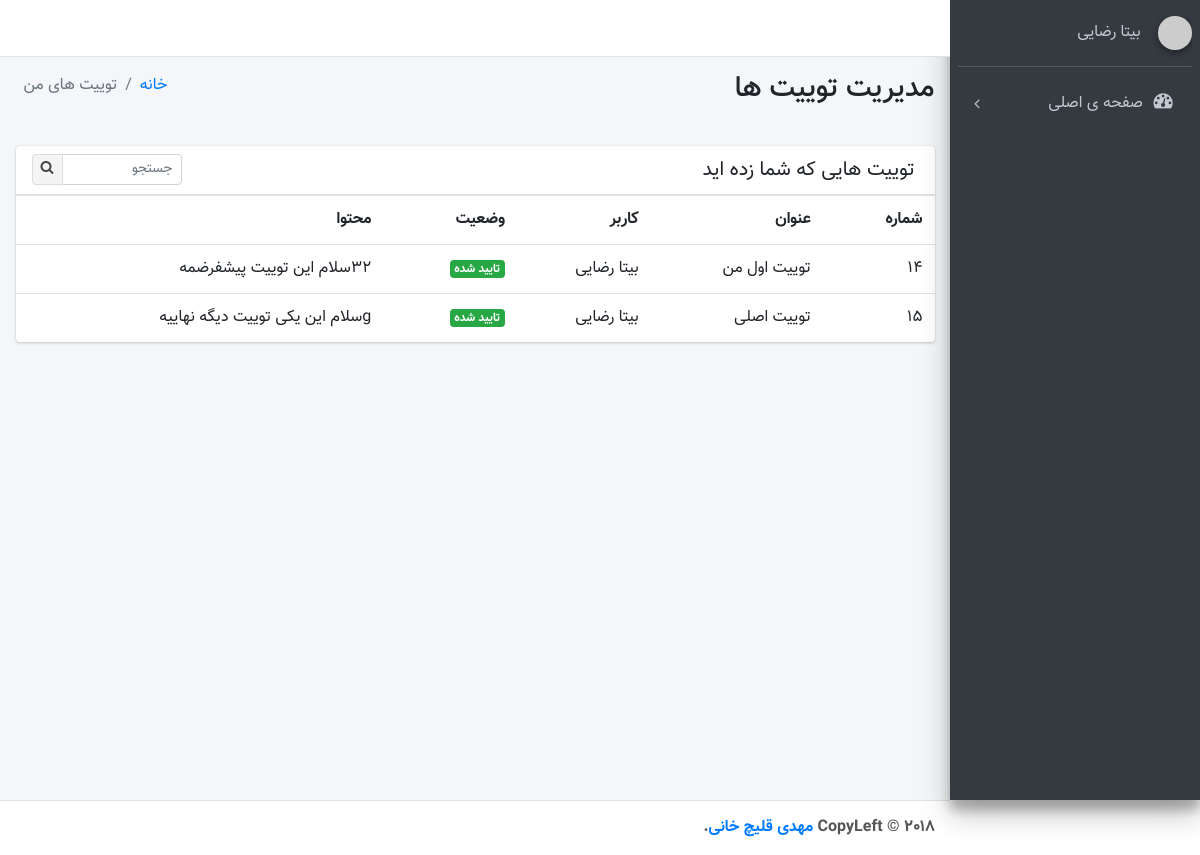
The page /mypost/ (signed in) on the database its author committed.
### magezin/models.py (models this page shows, shortened)
class magezin(models.Model):
    title = models.CharField(max_length=100, verbose_name='عنوان')
    body = models.TextField(verbose_name='متن')
    auth = models.ForeignKey(User ,on_delete=models.CASCADE, null=True)
    status_choice = (
        ('draft','پیشنویس'),
        ('send','ارسال'),
    )
    status = models.CharField(choices=status_choice, default='draft',max_length=200,verbose_name='وضعیت')
    conformation_choice=(
        ('reject','رد شده'),
        ('confirm','تایید شده'),
    )
    conformation=models.CharField(choices=conformation_choice,max_length=200,null=True,blank=True,default=None)
    comments = GenericRelation(Comment)

### magezin/views.py (the view)
# urls.py: path('mypost/',views.myposti.as_view() , name='mypost'),
class myposti(LoginRequiredMixin,ListView):
    template_name = 'control/mypost.html'
    def get_queryset(self):
        return  magezin.objects.filter(auth=self.request.user)

### magezin/templates/control/mypost.html (shortened to what this page needs)
{% load static  %}
<!DOCTYPE html>
<html>
<head>
  <link rel="stylesheet" href="https://maxcdn.bootstrapcdn.com/font-awesome/4.4.0/css/font-awesome.min.css">
  <link rel="stylesheet" href="https://code.ionicframework.com/ionicons/2.0.1/css/ionicons.min.css">
  <link rel="stylesheet" href="{% static 'dist/css/adminlte.min.css' %}">
  <link rel="stylesheet" href="{% static 'dist/css/bootstrap-rtl.min.css' %}">
  <link rel="stylesheet" href="{% static 'dist/css/custom-style.css' %}">
</head>
<body class="hold-transition sidebar-mini">
<div class="wrapper">
  <nav class="main-header navbar navbar-expand bg-white navbar-light border-bottom">
    <ul class="navbar-nav">
      <li class="nav-item">
        <a class="nav-link" data-widget="pushmenu" href="#"><i class="fa fa-bars"></i></a>
      </li>
      <li class="nav-item d-none d-sm-inline-block">
        <a href="{% url 'home' %}" class="nav-link">خانه</a>
      </li>
      <li class="nav-item d-none d-sm-inline-block">
        <a href="#" class="nav-link">تماس</a>
      </li>
    </ul>
  </nav>
  <aside class="main-sidebar sidebar-dark-primary elevation-4">
    <div class="sidebar">
      <div>
        <div class="user-panel mt-3 pb-3 mb-3 d-flex">
          <div class="image">
            <img src="https://www.gravatar.com/avatar/52f0fbcbedee04a121cba8dad1174462?s=200&d=mm&r=g" class="img-circle elevation-2" alt="User Image">
          </div>
          <div class="info">
            <a href="#" class="d-block">{{user.first_name}} {{user.last_name}}</a>
          </div>
        </div>
        <nav class="mt-2">
          <ul class="nav nav-pills nav-sidebar flex-column" data-widget="treeview" role="menu" data-accordion="false">
            <li class="nav-item has-treeview">
              <a href="{% url 'home' %}" class="nav-link">
                <i class="nav-icon fa fa-dashboard"></i>
                <p>
                  صفحه ی اصلی
                  <i class="right fa fa-angle-left"></i>
                </p>
              </a>
        </nav>
      </div>
    </div>
  </aside>
  <div class="content-wrapper">
    <section class="content-header">
      <div class="container-fluid">
        <div class="row mb-2">
          <div class="col-sm-6">
            <h1>مدیریت توییت ها</h1>
          </div>
          <div class="col-sm-6">
            <ol class="breadcrumb float-sm-left">
              <li class="breadcrumb-item"><a href="{% url 'home' %}">خانه</a></li>
              <li class="breadcrumb-item active">توییت های من</li>
            </ol>
          </div>
        </div>
      </div>
    </section>
    <section class="content">
      <div class="container-fluid">
        <div class="row">
          <div class="col-md-6">
          </div>
        </div>
        <div class="row">
          <div class="col-12">
            <div class="card">
              <div class="card-header">
                <h3 class="card-title">توییت هایی که شما زده اید</h3>
                <div class="card-tools">
                  <div class="input-group input-group-sm" style="width: 150px;">
                    <input type="text" name="table_search" class="form-control float-right" placeholder="جستجو">
                    <div class="input-group-append">
                      <button type="submit" class="btn btn-default"><i class="fa fa-search"></i></button>
                    </div>
                  </div>
                </div>
              </div>
              <div class="card-body table-responsive p-0">
                <table class="table table-hover">
                  <tr>
                    <th>شماره</th>
                    <th>عنوان</th>
                    <th>کاربر</th>
                    <th>وضعیت</th>
                    <th>محتوا</th>
                  </tr>
                  {% for item in object_list %}
                       <tr>
                         <td>{{item.id}}</td>
                         {% if item.status == 'draft' or item.conformation == 'reject' %}
                         <td><a href='{% url "edit" item.pk %}'>{{item.title}}</a></td>
                         {% elif item.status == 'send' %}
                         <td>{{item.title}}</td>
                         {% else %}
                         <td>{{item.title}}</td>
                         {% endif %}
                         <td>{{item.auth.first_name}} {{item.auth.last_name}}</td>
                         {% if not item.conformation %}
                           {% if item.status == 'draft' %}
                            <td><span class="badge badge-secondary">پیشنویس</span></td>
                           {% else %}
                            <td><span class="badge badge-primary">درحال برسی</span></td>
                           {% endif %}
                          {% elif item.conformation == 'reject' %}
                          <td><span class="badge badge-danger">رد شده</span></td>
                          {% elif item.conformation == 'confirm' %}
                          <td><span class="badge badge-success">تایید شده</span></td>
                          {% endif %}
                         <td>{{item.body | truncatewords:14}}</td>
                       </tr>
                  {% endfor %}
                </table>
              </div>
            </div>
          </div>
        </div>
      </div>
    </section>
  </div>
  <footer class="main-footer">
    <strong>CopyLeft &copy; 2018 <a href="http://github.com/hesammousavi/">مهدی قلیچ خانی</a>.</strong>
  </footer>
</div>
</body>
</html>

### rows shown on the page
magezin: id "۱۴", title "توییت اول من", auth.first_name "بیتا", auth.last_name "رضایی", conformation "تایید شده", body "۳۲سلام این توییت پیشفرضمه"
magezin: id "۱۵", title "توییت اصلی", auth.first_name "بیتا", auth.last_name "رضایی", conformation "تایید شده", body "gسلام این یکی توییت دیگه نهاییه"

### other values the page prints
{{ user.first_name }} "بیتا"
{{ user.last_name }} "رضایی"
